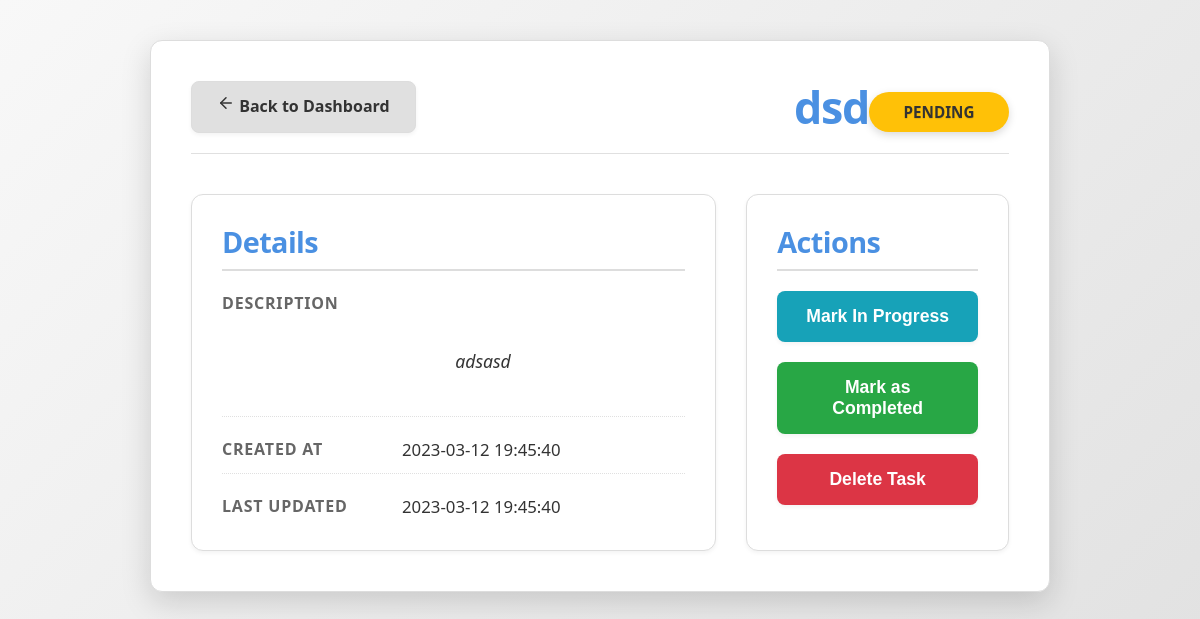
Page /tasks/8 (signed in) on the committed database.
### models.py (models this page shows)
class Task(Base):
    __tablename__ = "task"
    id = Column(Integer, primary_key=True, autoincrement=True)
    title = Column(String(100), nullable=False)
    description = Column(String(256))
    status = Column(Enum(Status), default=Status.PENDING, nullable=False)
    created_at = Column(DateTime, nullable=False, default=datetime.utcnow)
    updated_at = Column(DateTime, nullable=False, default=datetime.utcnow, onupdate=datetime.utcnow)
    user_id = Column(Integer, ForeignKey('appuser.id', ondelete='CASCADE'), nullable=False)

### app.py (the view)
@app.route('/tasks/<int:task_id>', methods=['GET', 'POST'])
def view_task(task_id):
    if request.method == 'POST':
        title = request.form['title']
        description = request.form['description']
        status = request.form['status']
        db.update_task(task_id, title, description, status)
        return redirect(url_for('dashboard'))
    task = db.get_task(task_id)
    return render_template('task_details.html', task=task, Status=Status)

### repository.py (called while the page is built)
    def get_task(self, task_id: int):
        task = self.session.get(Task, task_id)
        if not task:
            raise Exception(f"Task with ID {task_id} not found")
        return task

### templates/task_details.html (shortened to what this page needs)
<!DOCTYPE html>
<html lang="en">
  <head>
    <link
      rel="stylesheet"
      href="{{ url_for('static', filename='css/main.css') }}"
    />
    <link
      rel="stylesheet"
      href="{{ url_for('static', filename='css/task.css') }}"
    />
  </head>
  <body>
    <div class="task-page-wrapper">
      <header class="task-header-section">
        <a
          href="{{ url_for('index') }}"
          class="btn btn-secondary btn-icon-left"
        >
          <svg
            xmlns="http://www.w3.org/2000/svg"
            width="18"
            height="18"
            viewBox="0 0 24 24"
            fill="none"
            stroke="currentColor"
            stroke-width="2"
            stroke-linecap="round"
            stroke-linejoin="round"
            class="feather feather-arrow-left"
          >
            <line x1="19" y1="12" x2="5" y2="12"></line>
            <polyline points="12 19 5 12 12 5"></polyline>
          </svg>
          Back to Dashboard
        </a>
        <h1 class="task-title-main">{{ task.title }}</h1>
        <span
          class="task-status-display status-badge status-{{ task.status.value.lower() }}"
          >{{ task.status.value }}</span
        >
      </header>
      <main class="task-content-area">
        <section class="task-info-card card">
          <h2>Details</h2>
          <dl class="task-details-list">
            <div class="detail-group">
              <dt class="detail-label">Description</dt>
              <dd class="detail-value task-description-text">
                {{ task.description }}
              </dd>
            </div>
            <div class="detail-group">
              <dt class="detail-label">Created At</dt>
              <dd class="detail-value">
                {{ task.created_at.strftime("%Y-%m-%d %H:%M:%S") }}
              </dd>
            </div>
            <div class="detail-group">
              <dt class="detail-label">Last Updated</dt>
              <dd class="detail-value">
                {{ task.updated_at.strftime("%Y-%m-%d %H:%M:%S") }}
              </dd>
            </div>
          </dl>
        </section>
        <section class="task-actions-card card">
          <h2>Actions</h2>
          <div class="button-group task-action-buttons">
            {% if task.status.value.lower() != 'in_progress' %}
            <form
              method="POST"
              action="{{ url_for('update_status', task_id=task.id) }}"
            >
              <button type="submit" class="btn btn-info btn-block">
                Mark In Progress
              </button>
            </form>
            {% endif %} {% if task.status.value.lower() != 'completed' %}
            <form
              method="POST"
              action="{{ url_for('update_status', task_id=task.id) }}"
            >
              <button type="submit" class="btn btn-success btn-block">
                Mark as Completed
              </button>
            </form>
            {% endif %}
            <form
              method="POST"
              action="{{ url_for('delete_task', task_id=task.id) }}"
              onsubmit="return confirmDeleteTask()"
            >
              <button type="submit" class="btn btn-danger btn-block">
                Delete Task
              </button>
            </form>
          </div>
        </section>
      </main>
    </div>
  </body>
</html>

### static/css/main.css (style rules this page uses)
:root { --primary-color: #4a90e2; --secondary-color: #50e3c2; --accent-color: #f5a623; --danger-color: #dc3545; --success-color: #28a745; --info-color: #17a2b8; --warning-color: #ffc107; --neutral-color: #6c757d; --purple-color: #6f42c1; --text-color-dark: #333; --text-color-light: #666; --text-color-white: #fff; --bg-light: #f8f8f8; --bg-dark: #e0e0e0; --card-bg: #fff; --border-color: #ddd; --shadow-light: 0 2px 4px rgba(0, 0, 0, 0.05); --shadow-medium: 0 4px 10px rgba(0, 0, 0, 0.08); --spacing-xs: 5px; --spacing-sm: 10px; --spacing-md: 20px; --spacing-lg: 30px; --spacing-xl: 40px; --border-radius-sm: 4px; --border-radius-md: 8px; --border-radius-lg: 12px; --border-radius-pill: 20px; }
* { box-sizing: border-box; margin: 0; padding: 0; }
body { font-family: "Segoe UI", Roboto, "Helvetica Neue", Arial, sans-serif; line-height: 1.6; color: var(--text-color-dark); background-color: var(--bg-light); min-height: 100vh; }
a { color: var(--primary-color); text-decoration: none; transition: color 0.3s ease; }
h1, h2, h3, h4, h5, h6 { color: var(--text-color-dark); margin-bottom: var(--spacing-md); font-weight: 600; line-height: 1.2; }
h1 { font-size: 2.5rem; }
h2 { font-size: 2rem; }
.btn { display: inline-block; padding: 12px 25px; border: none; border-radius: var(--border-radius-md); cursor: pointer; font-size: 1rem; font-weight: 600; text-decoration: none; text-align: center; transition: background-color 0.3s ease, transform 0.2s ease, box-shadow 0.3s ease; box-shadow: var(--shadow-light); }
.btn-secondary { background-color: var(--bg-dark); color: var(--text-color-dark); border: 1px solid var(--border-color); }
.btn-danger { background-color: var(--danger-color); color: var(--text-color-white); }
.btn-success { background-color: var(--success-color); color: var(--text-color-white); }
.btn-info { background-color: var(--info-color); color: var(--text-color-white); }
.card { background-color: var(--card-bg); border-radius: var(--border-radius-lg); box-shadow: var(--shadow-light); padding: var(--spacing-lg); margin-bottom: var(--spacing-lg); border: 1px solid var(--border-color); }
.card h1, .card h2, .card h3 { margin-bottom: var(--spacing-md); padding-bottom: var(--spacing-sm); border-bottom: 1px solid var(--bg-dark); }
.status-badge { display: inline-block; padding: 5px 12px; border-radius: var(--border-radius-pill); font-size: 0.85rem; font-weight: 600; text-transform: capitalize; color: var(--text-color-white); min-width: 90px; text-align: center; box-shadow: 0 1px 2px rgba(0, 0, 0, 0.1); }
.status-pending { background-color: var(--warning-color); color: var(--text-color-dark); }

### rows in the picture
Task: title "dsd", status.value "PENDING", description "adsasd", created_at "2023-03-12 19:45:40", updated_at "2023-03-12 19:45:40"
